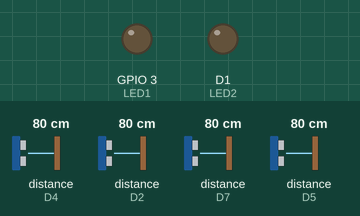
Simulated run of this program. Board: ESP8266 (NodeMCU). Parts: output pins drawn as LEDs (lit = HIGH). The inputs (shaded band) are chosen by the test bench; at power-on: distance to the obstacle (sensors on D4, D7, D2, D5) 80 cm. The echo pulse lasts 58.3 µs per cm.

Above: at 2.8 s.
2.9 s: distance to the obstacle (sensor on D4) set to 69 cm
At 4.2 s:
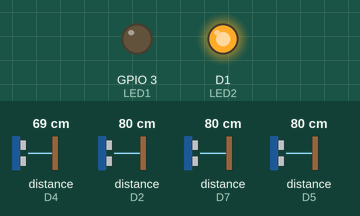
4.5 s: distance to the obstacle (sensor on D7) set to 77 cm
6.2 s: distance to the obstacle (sensor on D7) set to 72 cm
At 7.5 s:
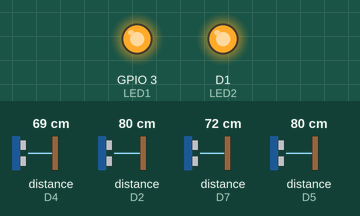
Timing chart, 0 to 9.2 s (numbered marks = the images above; inputs shaded):
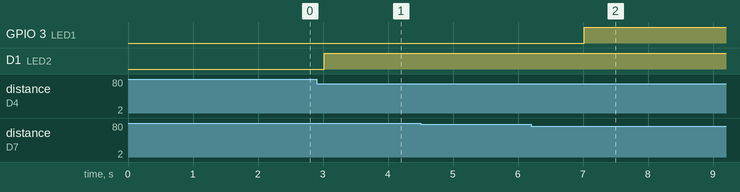

The program:

main.cpp
```cpp
#include <Arduino.h>
#include <HCSR04.h>

// UltraSonicDistanceSensor distanceSensor1(trigger, echo);
UltraSonicDistanceSensor distanceSensor1(D0, D5);
UltraSonicDistanceSensor distanceSensor2(D6, D7);
UltraSonicDistanceSensor distanceSensor3(D8, D4);
UltraSonicDistanceSensor distanceSensor4(D3, D2);

#define LED1 3
#define LED2 D1

double distance1 = 0;
double distance2 = 0;
bool detectedBySensor1 = false;
bool detectedBySensor2 = false;

double distance3 = 0;
double distance4 = 0;
bool detectedBySensor3 = false;
bool detectedBySensor4 = false;

unsigned long previousMillis = 0;
unsigned long lastToggleTime = 0; // Czas ostatniego przełączenia

void setup()
{
  Serial.begin(9600);

  pinMode(LED1, FUNCTION_3); // GPIO 3 (RX) swap the pin to a GPIO

  pinMode(LED1, OUTPUT);
  pinMode(LED2, OUTPUT);
  digitalWrite(LED2, LOW);
}

void loop()
{
  unsigned long currentMillis = millis();

  if (currentMillis - previousMillis >= 1000)
  {
    previousMillis = currentMillis;

    distance1 = distanceSensor1.measureDistanceCm();
    distance2 = distanceSensor2.measureDistanceCm();
    distance3 = distanceSensor3.measureDistanceCm();
    distance4 = distanceSensor4.measureDistanceCm();

    // Serial.print("Module 1:");
    // Serial.print(distance1);
    // Serial.println(F("cm"));

    // Serial.print("Module 2:");
    // Serial.print(distance2);
    // Serial.println(F("cm"));

    // Serial.print("Module 3:");
    // Serial.print(distance3);
    // Serial.println(F("cm"));

    // Serial.print("Module 4:");
    // Serial.print(distance4);
    // Serial.println(F("cm"));

    // Serial.println(F(""));
  }

  // Warunki dla LED1
  if (distance1 > 10 && distance1 < 75)
  {
    // Pierwszy czujnik wykrył osobę
    if (!detectedBySensor1)
    {
      detectedBySensor1 = true;

      // Jeśli taśma LED jest wyłączona, włącz ją
      digitalWrite(LED1, HIGH);
      lastToggleTime = currentMillis;
    }
  }
  else if (distance2 > 10 && distance2 < 75)
  {
    // Drugi czujnik wykrył osobę
    if (!detectedBySensor2)
    {
      detectedBySensor2 = true;

      // Jeśli taśma LED jest wyłączona, włącz ją
      digitalWrite(LED1, HIGH);
      lastToggleTime = currentMillis;
    }
  }

  // Sprawdź, czy minęło 10 sekund od ostatniego włączenia taśmy LED
  if ((detectedBySensor1 && detectedBySensor2) && currentMillis - lastToggleTime >= 5000)
  {
    // Wyłącz taśmę LED po 10 sekundach
    digitalWrite(LED1, LOW);
    detectedBySensor1 = false;
    detectedBySensor2 = false;
  }

  // Sprawdź, czy minęły 3 minuty od ostatniego włączenia taśmy LED
  if ((detectedBySensor1 || detectedBySensor2) && currentMillis - lastToggleTime >= 180000)
  {
    // Wyłącz taśmę LED po 3 minutach
    digitalWrite(LED1, LOW);
    detectedBySensor1 = false;
    detectedBySensor2 = false;
  }

  // Warunki dla LED2
  if (distance3 > 10 && distance3 < 75)
  {
    // Pierwszy czujnik wykrył osobę
    if (!detectedBySensor3)
    {
      detectedBySensor3 = true;

      // Jeśli taśma LED jest wyłączona, włącz ją
      digitalWrite(LED2, HIGH);
      lastToggleTime = currentMillis;
    }
  }
  else if (distance4 > 10 && distance4 < 75)
  {
    // Drugi czujnik wykrył osobę
    if (!detectedBySensor4)
    {
      detectedBySensor4 = true;

      // Jeśli taśma LED jest wyłączona, włącz ją
      digitalWrite(LED2, HIGH);
      lastToggleTime = currentMillis;
    }
  }

  // Sprawdź, czy minęło 10 sekund od ostatniego włączenia taśmy LED
  if ((detectedBySensor3 && detectedBySensor4) && currentMillis - lastToggleTime >= 5000)
  {
    // Wyłącz taśmę LED po 10 sekundach
    digitalWrite(LED2, LOW);
    detectedBySensor3 = false;
    detectedBySensor4 = false;
  }

  // Sprawdź, czy minęły 3 minuty od ostatniego włączenia taśmy LED
  if ((detectedBySensor3 || detectedBySensor4) && currentMillis - lastToggleTime >= 180000)
  {
    // Wyłącz taśmę LED po 3 minutach
    digitalWrite(LED2, LOW);
    detectedBySensor3 = false;
    detectedBySensor4 = false;
  }
}
```

Measured:
- the behaviour switches between 75 and 74 cm on distance to the obstacle (sensor on D4) (found by bisection; images 0 and 1)
- the behaviour switches between 75 and 74 cm on distance to the obstacle (sensor on D7) (found by bisection; images 1 and 2)
- after the input at 2.9 s, D1 (LED2): LOW → HIGH after 0.12 s
- after the input at 4.5 s, every drawn part: stays the same
- after the input at 6.2 s, GPIO 3 (LED1): LOW → HIGH after 0.82 s
